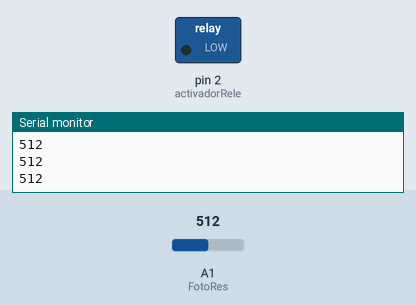
The sketch below on a simulated Arduino Uno, built with avr-gcc and run on an emulated ATmega328P. Parts: switched loads named in the sketch (green lamp = pin HIGH), the last lines printed to the serial monitor. The inputs (shaded band) are chosen by the test bench; at power-on: A1 (FotoRes) = 512.

Above: at 1.2 s.
1.3 s: A1 (FotoRes) set to 550
At 1.9 s:
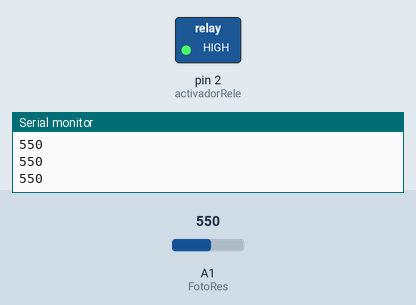
2.8 s: A1 (FotoRes) set to 526
At 3.1 s:
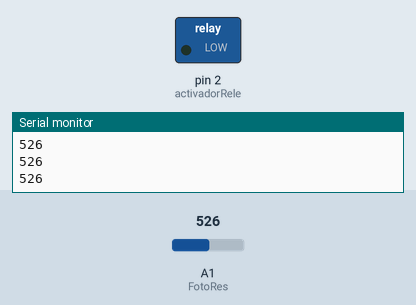
4.3 s: A1 (FotoRes) set to 546
At 5.4 s:
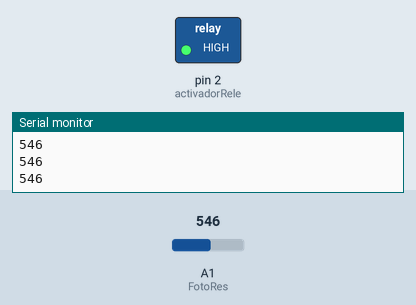
Timing chart, 0 to 7.3 s (numbered marks = the images above; inputs shaded):
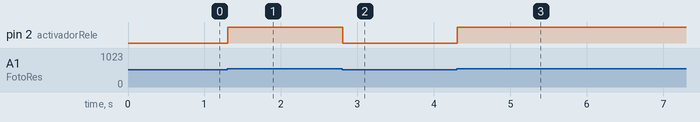

The sketch:

s15.ino
```cpp
#define FotoRes A1
#define activadorRele 2

int lecturaFotoRes = 0;

void setup()
{
  pinMode(activadorRele,OUTPUT);
  Serial.begin(9600);
}

void loop()
{
  lecturaFotoRes = analogRead(FotoRes);
  Serial.println(lecturaFotoRes);
  if (lecturaFotoRes >= 536)
  {
    digitalWrite(activadorRele, 1);
  }
  else
  {
    digitalWrite(activadorRele, 0);
  }
}
```

Measured:
- the behaviour switches between 535 and 536 on A1 (FotoRes) (found by bisection; images 0 and 1)
- after the input at 1.3 s, pin 2 (activadorRele): LOW → HIGH at once
- after the input at 2.8 s, pin 2 (activadorRele): HIGH → LOW at once
- after the input at 4.3 s, pin 2 (activadorRele): LOW → HIGH at once
